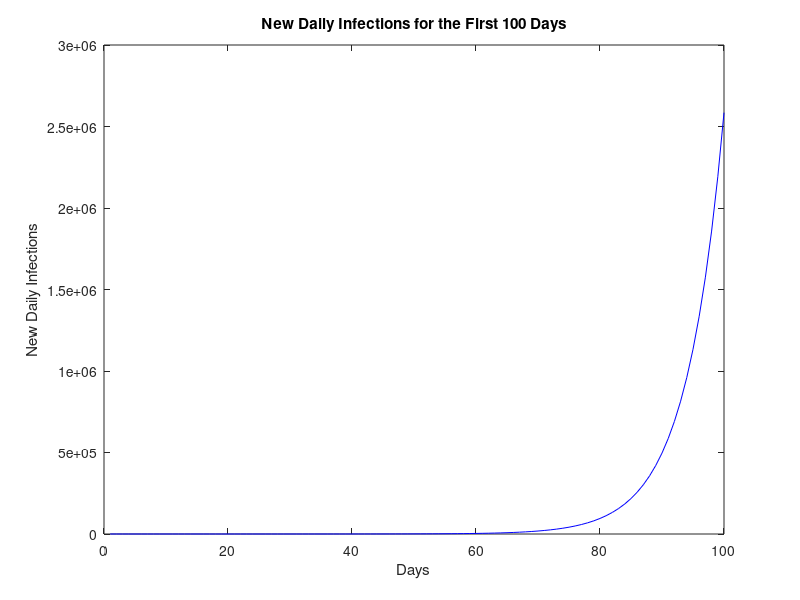
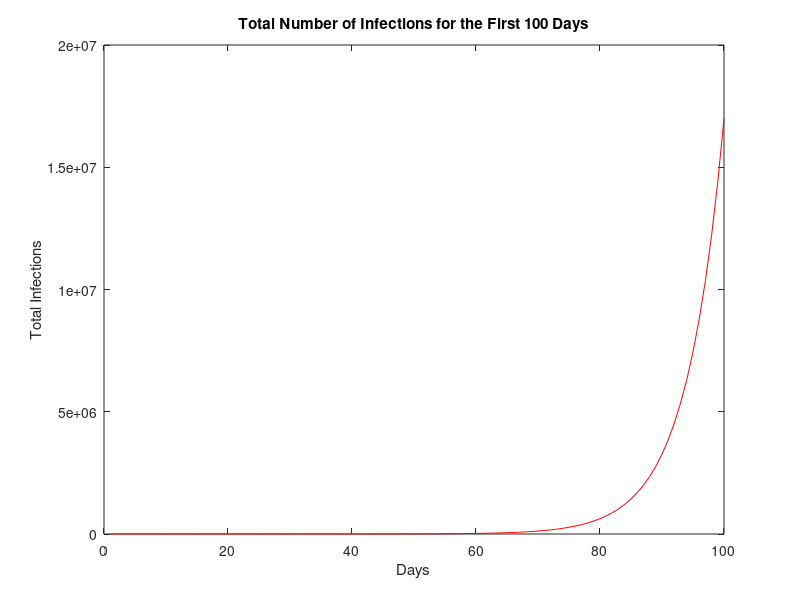

Reproduce these figures in MATLAB, in order.
% Given coefficients for the filter
ak = [0.1, 0.15, 0.25, 0.26, 0.34, 0.42, 0.25, 0.2, 0.15, 0.1, 0.1, 0.1];

% Length of the sequence (n days)
n = 100;

% Kronecker delta input signal
input_signal = [1 zeros(1, n - 1)]; % Kronecker delta at day 1

% Implement the filter
output_signal = filter(1, [1, -ak], input_signal);

% Plot the new daily infections
figure;
plot(1:n, output_signal(1:n), 'b');
xlabel('Days');
ylabel('New Daily Infections');
title('New Daily Infections for the First 100 Days');

% Calculate the total number of infections using an integrator filter
total_infections = cumsum(output_signal);
total_infections = total_infections(1:n); % Consider only the first n days

% Plot the total number of infections over n days
figure;
plot(1:n, total_infections, 'r');
xlabel('Days');
ylabel('Total Infections');
title('Total Number of Infections for the First 100 Days');

